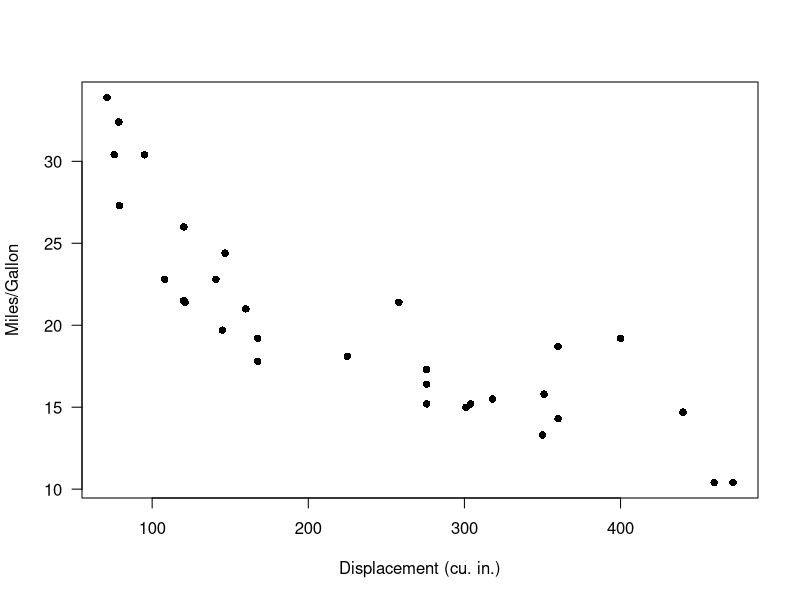
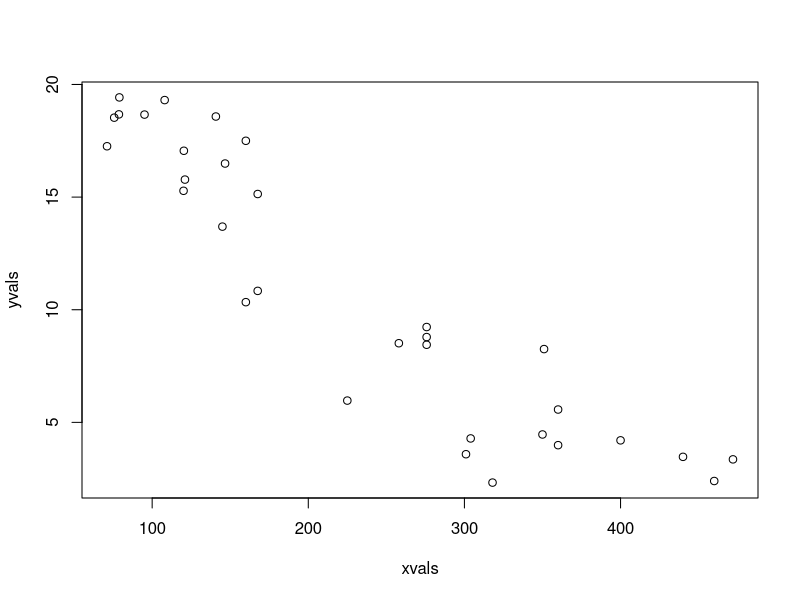
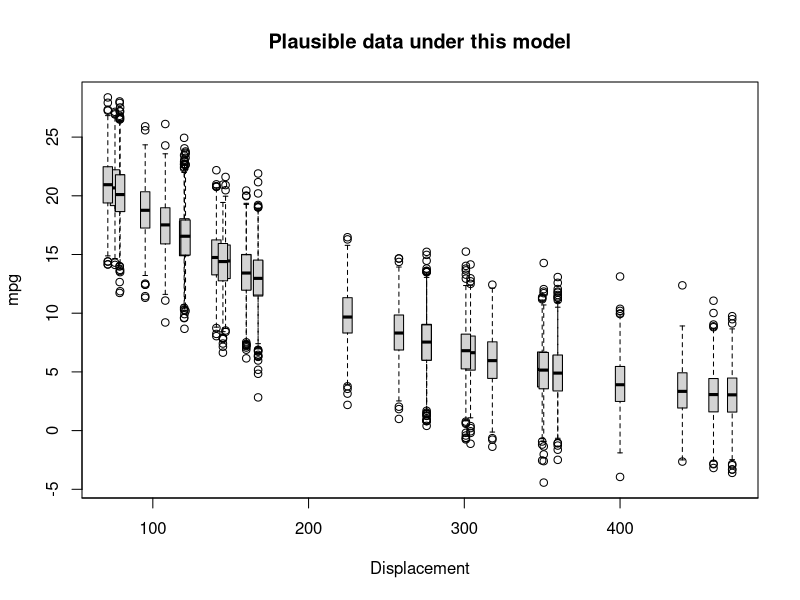
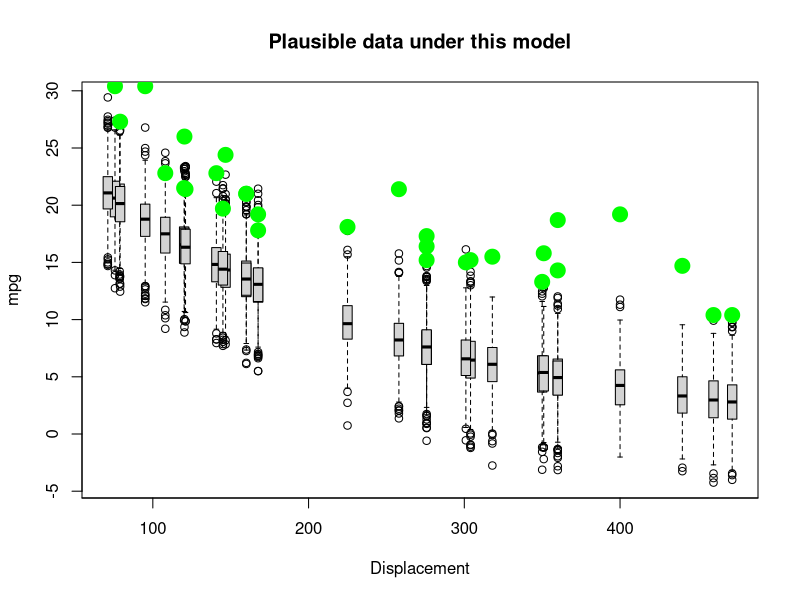
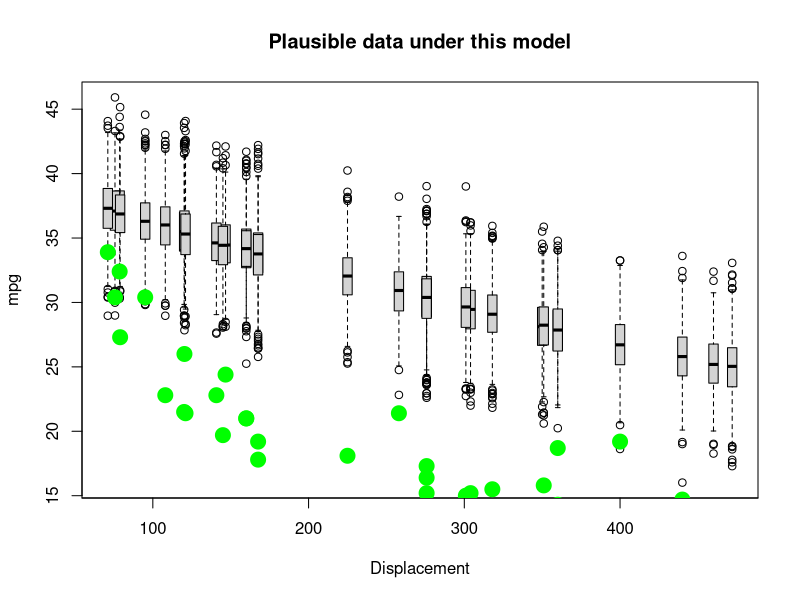
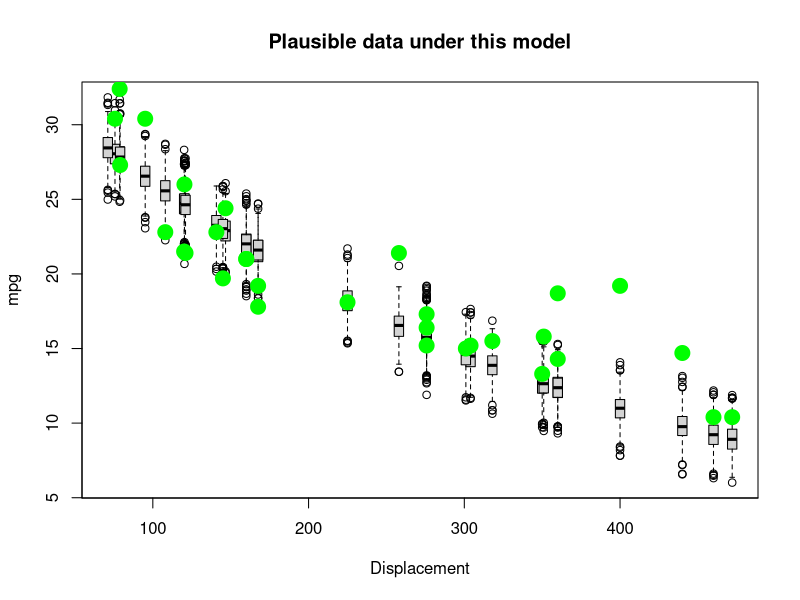
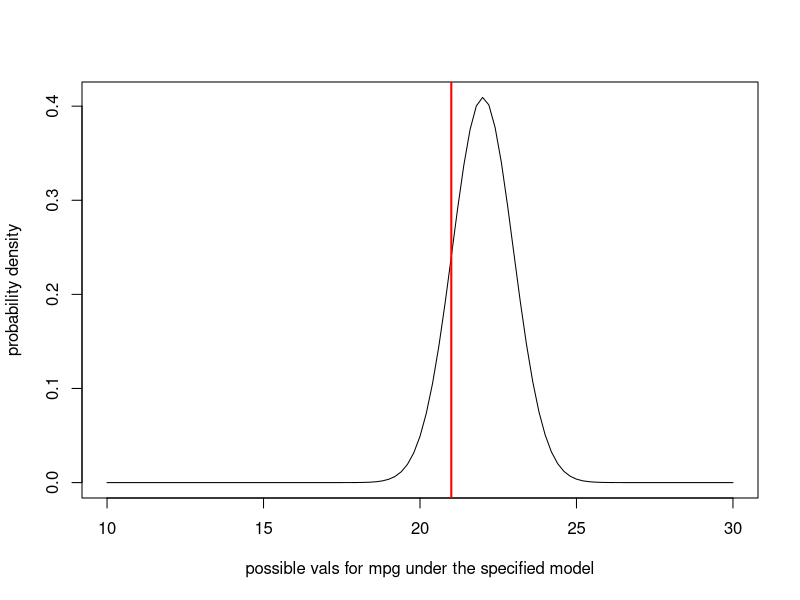
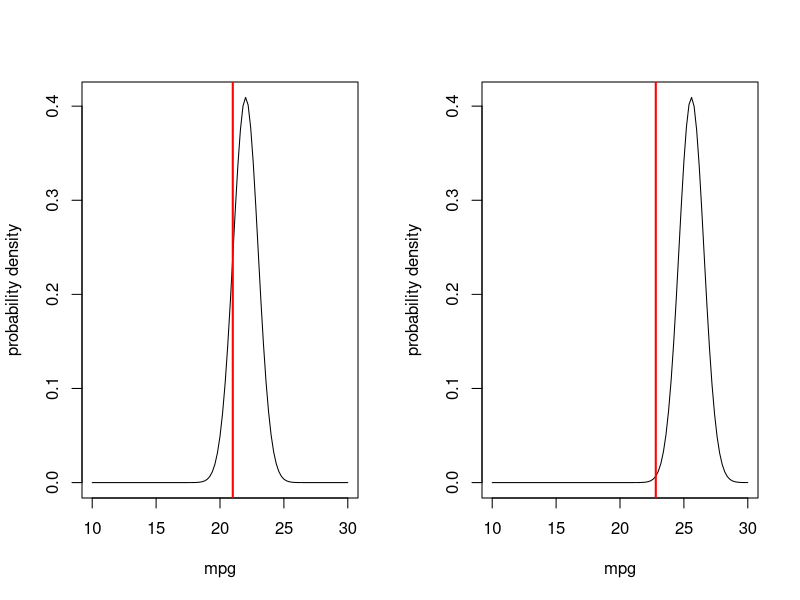

R code for these plots, in order:

############################################################
####                                                    ####  
####  NRES 746, Lecture 4                               ####
####                                                    ####
####  Kevin Shoemaker                                   #### 
####  University of Nevada, Reno                        ####
####                                                    #### 
############################################################


############################################################
####  Likelihood                                        ####
####     Assessing the probability of the data          ####
####     under a known data-generating model            ####
############################################################



###############
# Demo: using data simulation to make inferences

data(mtcars)    # use the 'mtcars' data set as an example 

# ?mtcars

plot(mpg~disp, data = mtcars, las = 1, pch = 16, xlab = "Displacement (cu. in.)", ylab = "Miles/Gallon")   # visualize the relationship


#########
# try an exponential model

Deterministic_component <- function(xvals,a,b){
  yexp <- a*exp(b*xvals)        # deterministic exponential decline (assuming b is negative)
  return(yexp)
}

DataGenerator_exp <- function(xvals,params){
  yexp <- Deterministic_component(xvals,params$a,params$b)  # get signal
  yvals <- rnorm(length(yexp),yexp,sqrt(params$c))     # add noise (normally distributed)
  return(yvals)
}



###########
# generate data under an assumed process model

xvals=mtcars$disp    # xvals same as data (there is no random component here- we can't really "sample" x values)
params <- list()  
params$a=30             # set model parameters arbitrarily (eyeballing to the data) (see Bolker book)
params$b=-0.005   # = 1/200
params$c=5

yvals <- DataGenerator_exp(xvals,params)

plot(yvals~xvals)      # plot the simulated data



##########
# assess goodness-of-fit of a known data-generating model

PlotRangeOfPlausibleData <- function(xvals,params,reps=100){ 
  samplesize <- length(xvals)
  results <- array(0,dim=c(samplesize,reps))   # storage array for results
  for(i in 1:reps){
    yvals <- DataGenerator_exp(xvals,params)
    results[,i] <- yvals
  }
      # now make a boxplot of the results
  boxplot(lapply(1:nrow(results), function(i) results[i,]),at=xvals, xaxt="n",main="Plausible data under this model",ylab="mpg",xlab="Displacement",boxwex=6)
  cleanseq <- (seq(0,max(round(xvals/100)),length=(max(round(xvals/100)))+1))*100
  axis(1,at=cleanseq,labels = cleanseq)    # label the x axis properly
  
}


reps <- 1000    # number of replicate datasets to generate

PlotRangeOfPlausibleData(xvals,params,reps)    # run the function to visualize the range of data that could be produced under this model


############
# finally, overlay the real data to evaluate goodness of fit!

real_yvals <- mtcars$mpg
PlotRangeOfPlausibleData(xvals,params,reps)
points(xvals,real_yvals,pch=20,cex=3,col="green")


##########
# now change the parameters and see if the data fit to the model

params$a=40       # was 30
params$b=-0.001   # was 0.005

    
PlotRangeOfPlausibleData(xvals,params,reps)
points(xvals,real_yvals,pch=20,cex=3,col="green")    # overlay the real data


#######
# try again- select a new set of parameters

params$a=35       # was 40
params$b=-0.0029   # was 0.001
params$c=0.95
    
PlotRangeOfPlausibleData(xvals,params,reps)
points(xvals,real_yvals,pch=20,cex=3,col="green")    # overlay the real data


#############
# Work with likelihood!

obs.data <- mtcars[1,c("mpg","disp")]    # for simplicity, consider only the first observation
obs.data


############
# "best fit" parameters from above
############

params <- list()    # set up empty list to store parameters
params$a=35            # fill the list with the "best fit" parameter set from above (this is still just an educated guess)   
params$b= -0.0029   
params$c=0.95

params

expected_val <- Deterministic_component(obs.data$disp,params$a,params$b)   
expected_val      # expected mpg for the first observation in the "mtcars" dataset


###########
# Visualize the likelihood of this single observation. 

mean = expected_val   # expected (mean) value for this observation, given the "known" data generating model
stdev = sqrt(params$c)    # standard deviation

curve(dnorm(x,mean,stdev),10,30,xlab="possible vals for mpg under the specified model",ylab="probability density")   # probability of all plausible mpg values under the data generating model.  
abline(v=obs.data$mpg,col="red",lwd=2)    # overlay the observed data


###########
# compute the likelihood of the first observation

likelihood = dnorm(obs.data$mpg,mean,stdev)
likelihood


###########
# Visualize the likelihood of two observations. 

obs.data <- mtcars[c(1,3),c("mpg","disp")]
obs.data

par(mfrow=c(1,2))  # set up graphics!

for(i in 1:nrow(obs.data)){
  curve(dnorm(x,Deterministic_component(obs.data$disp[i],params$a,params$b),sqrt(params$c)),10,30,xlab="mpg",ylab="probability density")   # probability density
  abline(v=obs.data$mpg[i],col="red",lwd=2)
}


##########
# compute the likelihood of observing BOTH data points

Likelihood <- dnorm(obs.data$mpg[1],Deterministic_component(obs.data$disp[1],params$a,params$b),sqrt(params$c)) *
              dnorm(obs.data$mpg[2],Deterministic_component(obs.data$disp[2],params$a,params$b),sqrt(params$c))  
Likelihood


##############
# and now... four observations!

obs.data <- mtcars[c(1,3,4,5),c("mpg","disp")]
obs.data

par(mfrow=c(2,2))  # set up graphics!

for(i in 1:nrow(obs.data)){
  curve(dnorm(x,Deterministic_component(obs.data$disp[i],params$a,params$b),sqrt(params$c)),10,30,xlab="mpg",ylab="probability density")   # probability density
  abline(v=obs.data$mpg[i],col="red",lwd=2)
}



##########
# compute the likelihood of observing all four data points

Likelihood <- 1     # initialize the likelihood
for(i in 1:nrow(obs.data)){
  Likelihood <- Likelihood * dnorm(obs.data$mpg[i],Deterministic_component(obs.data$disp[i],params$a,params$b),sqrt(params$c))
}
Likelihood


# Alternatively, we can use the "prod" function in R

Likelihood <- prod(dnorm(obs.data$mpg,Deterministic_component(obs.data$disp,params$a,params$b),sqrt(params$c)))
Likelihood


##########
# Finally, compute the likelihood of ALL data points in the entire data set, using the "prod()" function

full.data <- mtcars[,c("mpg","disp")]
Likelihood <- prod(dnorm(full.data$mpg,Deterministic_component(full.data$disp,params$a,params$b),sqrt(params$c)))
Likelihood


##########
# Compute the log-likelihood (much easier to work with!)

Log.Likelihood <- sum(dnorm(full.data$mpg,Deterministic_component(full.data$disp,params$a,params$b),sqrt(params$c),log=TRUE)) 
Log.Likelihood  
exp(Log.Likelihood)   # we can convert back to likelihood if we want...


##########
# Example likelihood function!

# Arguments:
#   params: bundled vector of free parameters for the known data-generating model
#   df: a data frame that holds the observed data
#   yvar: the name of the response variable (ancillary)
#   xvar: the name of the predictor variable (ancillary)

LogLikFunction <- function(params,df,yvar,xvar){
  LogLik <- sum(dnorm(df[,yvar],Deterministic_component(df[,xvar],params['a'],params['b']),sqrt(params['c']),log=TRUE))
  return(LogLik)
}
LogLikFunction(unlist(params),df=mtcars,yvar="mpg",xvar="disp")


############
# Use numerical optimization methods to identify the maximum likelihood estimate (and the likelihood at the MLE)

MLE <- optim(fn=LogLikFunction,par=unlist(params),df=mtcars,yvar="mpg",xvar="disp",control=list(fnscale=-1))  # note, the control param is set so that "optim" maximizes rather than minimizes the Log-likelihood. 


MLE$par   # maximum likelihood parameter estimates


MLE$value   # log likelihood for the best model


##############
# visualize goodness-of-fit for the best model

bestParams <- as.list(MLE$par)   # extract the MLE parameter vals

xvals <- mtcars$disp
yvals <- mtcars$mpg
PlotRangeOfPlausibleData(xvals,bestParams,1000)
points(xvals,yvals,pch=20,cex=3,col="green")


##############
# Visualize a "slice" of the likelihood function

upperval <- -1/1000
lowerval <- -1/200
allvals <- seq(lowerval,upperval,length=1000)
likelihood_slice <- numeric(1000)   # set up storage vector! 
newParams <- bestParams 
for(i in c(1:length(allvals))){
  newParams$b <- allvals[i]
  likelihood_slice[i] <- exp(LogLikFunction(unlist(newParams),mtcars,"mpg","disp"))    # get the data likelihood across slice of parameter space
}

plot(allvals,likelihood_slice,type="l",main="Likelihood Slice",xlab="Parameter Slice for \'b\'",ylab="Likelihood")


#################
# Work with log-likelihood instead...

upperval <- -1/1000
lowerval <- -1/200
allvals <- seq(lowerval,upperval,length=1000)
loglikelihood_slice <- numeric(1000)   # set up storage vector! 
newParams <- bestParams 
for(i in c(1:length(allvals))){
  newParams$b <- allvals[i]
  loglikelihood_slice[i] <- LogLikFunction(unlist(newParams),mtcars,"mpg","disp")    # get the data likelihood across slice of parameter space
}

plot(allvals,loglikelihood_slice,type="l",main="Log Likelihood Slice",xlab="Parameter Slice for \'b\'",ylab="Log-Likelihood")


###########
# zoom in closer to the MLE

upperval <- -1/550
lowerval <- -1/350
allvals <- seq(lowerval,upperval,length=1000)
loglikelihood_slice <- numeric(1000)   # set up storage vector! 
newParams <- bestParams 
for(i in c(1:length(allvals))){
  newParams$b <- allvals[i]
  loglikelihood_slice[i] <- LogLikFunction(unlist(newParams),mtcars,"mpg","disp")    # get the data likelihood across slice of parameter space
}

plot(allvals,loglikelihood_slice,type="l",main="Log Likelihood Slice",xlab="Parameter Slice for \'b\'",ylab="Log-Likelihood")


##############
# what parameter values are within 2 log likelihood units of the best value?

bestVal <- bestParams$b
bestVal



plot(allvals,loglikelihood_slice,type="l",main="Log Likelihood Slice",xlab="Parameter Slice for \'b\'",ylab="Log-Likelihood")
abline(v=bestVal,lwd=3,col="blue")
abline(h=(MLE$value-2))


##############
# Generate an approximate 95% confidence interval for the "b" parameter

reasonable_parameter_values <- allvals[loglikelihood_slice>=(MLE$value-2)]
min(reasonable_parameter_values)
max(reasonable_parameter_values)
plot(allvals,loglikelihood_slice,type="l",main="Log Likelihood slice",xlab="Parameter Slice for \'b\'",ylab="Log-Likelihood")
abline(v=bestVal,lwd=3,col="blue")
abline(h=(MLE$value-2),lty=2)
abline(v=min(reasonable_parameter_values),lwd=1,col="blue")
abline(v=max(reasonable_parameter_values),lwd=1,col="blue")


###############
# A better confidence interval, using the likelihood "profile"


##########
# first, visualize the likelihood surface in 2 dimensions

upperval_b <- -1/800
lowerval_b <- -1/300

upperval_a <- 50
lowerval_a <- 5

allvals_a <- seq(lowerval_a,upperval_a,length=500)
allvals_b <- seq(lowerval_b,upperval_b,length=500)

loglikelihood_surface <- matrix(0,nrow=500,ncol=500)   # set up storage matrix! 

newParams <- bestParams 
for(i in 1:length(allvals_a)){  # loop through possible a params
  newParams$a <- allvals_a[i]
  for(j in 1:length(allvals_b)){    # loop through possible b params
    newParams$b <- allvals_b[j]
    loglikelihood_surface[i,j] <- LogLikFunction(unlist(newParams),mtcars,"mpg","disp")    # get the data likelihood across slice of parameter space
  }
}

image(x=allvals_a,y=allvals_b,z=loglikelihood_surface,zlim=c(-100,-75),col=topo.colors(12))


##########
# add a contour line, assuming deviances follow a chi-squared distribution

conf95 <- qchisq(0.95,2)/2  # this evaluates to around 3. Since we are varying freely across 2 dimensions, we use chisq with 2 degrees of freedom
image(x=allvals_a,y=allvals_b,z=loglikelihood_surface,zlim=c(-100,-75),col=topo.colors(12))
contour(x=allvals_a,y=allvals_b,z=loglikelihood_surface,levels=(MLE$value-conf95),add=TRUE,lwd=3,col=gray(0.3))


#############
# visualize likelihood profile!

              ### A parameter
profile_A <- apply(loglikelihood_surface,1,max)
reasonable_parameter_values_A <- allvals_a[profile_A >=(MLE$value-qchisq(0.95,1)/2)]
min(reasonable_parameter_values_A)
max(reasonable_parameter_values_A)
plot(allvals_a,profile_A,type="l",main="Log Likelihood profile",xlab="Parameter \'a\'",ylab="Log-Likelihood")
abline(v=MLE$par["a"],lwd=3,col="blue")
abline(v=min(reasonable_parameter_values_A),lwd=1,col="blue")
abline(v=max(reasonable_parameter_values_A),lwd=1,col="blue")


############
# profile for the b parameter... 

profile_B <- apply(loglikelihood_surface,2,max)
reasonable_parameter_values_B <- allvals_b[profile_B >=(MLE$value-qchisq(0.95,1)/2)]
min(reasonable_parameter_values_B)
max(reasonable_parameter_values_B)
plot(allvals_b,profile_B,type="l",main="Log Likelihood profile",xlab="Parameter \'b\'",ylab="Log-Likelihood")
abline(v=MLE$par["b"],lwd=3,col="blue")
abline(v=min(reasonable_parameter_values_B),lwd=1,col="blue")
abline(v=max(reasonable_parameter_values_B),lwd=1,col="blue")


#################
# Compare profile and slice intervals

par(mfrow=c(1,2))
reasonable_parameter_values <- allvals[loglikelihood_slice>=(MLE$value-2)]
plot(allvals,loglikelihood_slice,type="l",main="Log Likelihood slice",xlab="Parameter \'b\'",ylab="Log-Likelihood",xlim=c(-0.0035,-0.0013))
abline(v=bestVal,lwd=3,col="blue")
abline(h=(MLE$value-2),lty=2)
abline(v=min(reasonable_parameter_values),lwd=1,col="blue")
abline(v=max(reasonable_parameter_values),lwd=1,col="blue")


profile_B <- apply(loglikelihood_surface,2,max)
reasonable_parameter_values_B <- allvals_b[profile_B >=(MLE$value-2)]
plot(allvals_b,profile_B,type="l",main="Log Likelihood profile",xlab="Parameter \'b\'",ylab="Log-Likelihood",xlim=c(-0.0035,-0.0013))
abline(v=MLE$par["b"],lwd=3,col="blue")
abline(h=(MLE$value-2),lty=2)
abline(v=min(reasonable_parameter_values_B),lwd=1,col="blue")
abline(v=max(reasonable_parameter_values_B),lwd=1,col="blue")


###### Practice exercise: develop a likelihood function for estimating the probability of detection of a rare frog species

ncaps <- c(3,2,6)   # number of times out of 10 that a frog is detected at 3 known-occupided wetland sites

#### construct a likelihood function


#### find the MLE using 'optim()' in R


#### find the approximate 95% confidence interval using the "rule of 2"




###############
# demo: likelihood ratio test

curve(dchisq(x,2),0,10,ylab="probability density",xlab="x", main="Chi-Squared distribution, df=2")


curve(dchisq(x,2),0,10,ylab="probability density",xlab="x", main="Chi-Squared distribution, df=2")
abline(v=qchisq(0.95,2),col="red",lwd=2)


curve(dchisq(x,1),0,5,ylab="probability density",xlab="x", main="Chi-Squared distribution, df=1")
abline(v=qchisq(0.95,1),col="red",lwd=2)

